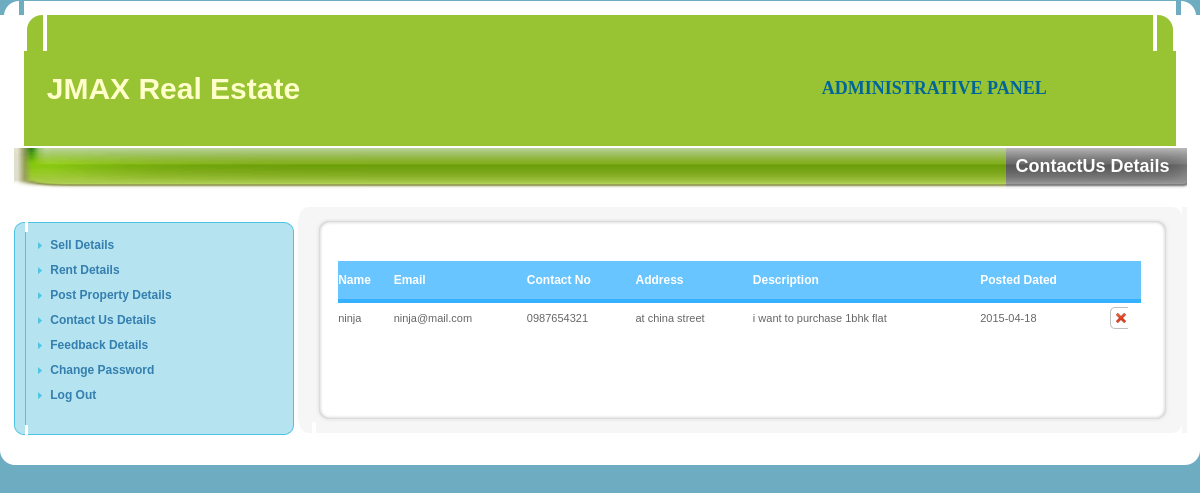
The app's page /admin/Contactus.php with its own data.
### tables this page shows
CREATE TABLE IF NOT EXISTS `contactus` (
  `ContactId` int(10) NOT NULL AUTO_INCREMENT,
  `Name` varchar(40) DEFAULT NULL,
  `Address` varchar(500) DEFAULT NULL,
  `CellNo` varchar(15) DEFAULT NULL,
  `EmailId` varchar(100) DEFAULT NULL,
  `Descraption` varchar(500) DEFAULT NULL,
  `dt_tim` date NOT NULL,
  PRIMARY KEY (`ContactId`)
);

### admin/Contactus.php (the view, shortened to what this page needs)
<?php
	$limit = 10;
	$page = $_GET['page'];
	if($page)
		$start = ($page - 1) * $limit;
	else
		$start = 0;
	$sql = "SELECT * FROM contactus order by dt_tim desc LIMIT $start, $limit";
	$result = mysql_query($sql);
	$pagination = "";
 ?>
<!DOCTYPE html PUBLIC "-//W3C//DTD XHTML 1.0 Transitional//EN" "http://www.w3.org/TR/xhtml1/DTD/xhtml1-transitional.dtd">
<html xmlns="http://www.w3.org/1999/xhtml">
<head>
<link href="style.css" rel=stylesheet type=text/css>
</head>
<body bgcolor="#FFFFFF" topmargin="0" leftmargin="0" class="body">
<table width="100%" border="0" cellpadding="0" cellspacing="0">
  <tr>
    <td><table width="100%" border="0" align="center" cellpadding="0" cellspacing="0">
      <?php include "header.php" ?>
      <tr>
        <td bgcolor="#FFFFFF"><table width="100%" border="0" cellpadding="0" cellspacing="0" bgcolor="#FFFFFF">
            <tr>
              <td width="14">&nbsp;</td>
              <td><table border="0" cellpadding="0" cellspacing="0" width="100%">
                  <tr>
                    <td width="50"><img id="layoyt_5" src="images/layoyt_14.gif" width="351" height="41" alt="" /></td>
                    <td width="715" class="menubar">&nbsp;</td>
                    <td width="203" background="images/layoyt_20.gif" class="menubar2"> ContactUs Details
</td>
                  </tr>
              </table></td>
              <td width="13">&nbsp;</td>
            </tr>
            <tr>
              <td>&nbsp;</td>
              <td>&nbsp;</td>
              <td>&nbsp;</td>
            </tr>
          <tr>
              <td>&nbsp;</td>
            <td><table width="100%" border="0" cellpadding="0" cellspacing="0">
                  <tr>
                    <td width="24%" height="243" valign="middle"><?php include"menu.php";?></td>
                    <td width="0%">&nbsp;</td>
                    <td width="76%" align="left" valign="top">
<form name="frmform" method="POST" action="" onSubmit="return onSubmitForm();">
                    <table width="100%" border="0" cellpadding="0" cellspacing="0" bgcolor="#F6F6F6">
                        <tr>
                          <td width="2%"><img src="images/layoyt_32.gif" alt="Corner1" name="layoyt_12" width="14" height="12" id="layoyt_12" /></td>
                          <td width="96%" bgcolor="#F6F6F6"><img src="images/spacer.gif" width="1" height="1" /></td>
                          <td width="2%"><img id="layoyt_84" src="images/layoyt_34.gif" width="13" height="12" alt="Corner2" /></td>
                        </tr>
                        <tr>
                          <td bgcolor="#F6F6F6">&nbsp;</td>
                          <td bgcolor="#F6F6F6"><table width="100%" border="0" cellpadding="0" cellspacing="0" bgcolor="#FFFFFF">
                              <tr>
                                <td width="2%"><img id="layoyt_87" src="images/layoyt_42.gif" width="19" height="16" alt="corner1" /></td>
                                <td width="96%" background="images/layoyt_44.gif"><img src="images/spacer.gif" width="1" height="1" /></td>
                                <td width="2%"><img id="layoyt_88" src="images/layoyt_47.gif" width="17" height="16" alt="Corner2" /></td>
                              </tr>
                              <tr>
                                <td background="images/layoyt_53.gif">&nbsp;</td>
                                <td valign="middle"><table width="100%" border="0">
                                    <tr>
                                      <td width="40%" height="9"><table border="0" cellpadding="0" cellspacing="0" width="100%">
                                        <tr>
                                          <td width="20">&nbsp;</td>
                                          <td width="20">&nbsp;</td>
                                          <td width="24">&nbsp;</td>
                                          <td width="20">&nbsp;</td>
                                          <td width="59">&nbsp;</td>
                                          <td>&nbsp;</td>
                                        </tr>
                                      </table></td>
                                      <td colspan="2">&nbsp;</td>
                                      <td width="49%" align="right">
<a href="addEuro.php"></a></td>
                                    </tr>
                                    <tr>
                                      <td colspan="4" align="left" valign="top"><img src="images/spacer.gif" alt="Spacer" width="1" height="1" />
                                        <table  width="100%" cellspacing="0" cellpadding="0">
                                          <tr>
                                            <td width="15%" class="txtb1">Name</td>
											 <td width="29%" class="txtb1">Email </td>
                                             <td width="14%" class="txtb1">Contact No </td>
                                             <td width="13%" class="txtb1"> Address </td>
                                             <td width="11%" class="txtb1">Description</td>
                                             <td width="8%" class="txtb1"><p>Posted Dated </p></td>
                                            <td width="7%" class="txtb1">&nbsp;</td>
                                          </tr>
										 <?php
										 $i=1;
										 while($row = mysql_fetch_array($result))
														{
	 												?>
                                          <tr>
                                            <td class="txt-tb1"><?php echo $row[Name];?> </td>
											 <td class="txt-tb1"><?php echo $row[EmailId];?></td>
											 <td class="txt-tb1"><?php echo $row[CellNo];?></td>
											  <td class="txt-tb1"><?php echo $row[Address];?></td>
							<td class="txt-tb1"><?php echo $row[Descraption];?></td>
							<td class="txt-tb1"><?php echo $row[dt_tim];?></td>
							<td class="txt-tb1"><a href="Contactus.php?mode=DEL&Id=<?php print $row[ContactId]; ?>"><img src="layoyt_butt_white_delete.gif" alt="DElET" border="0" width="18" height="22" /></a></td>
                                            <td width="1%" class="txt-tb1"></td>
                                          </tr>
										  <?php $i++; }?>
                                        </table></td>
                                    </tr>
                                    <tr>
                                      <td colspan="4">&nbsp;</td>
                                    </tr>
                                    <tr>
                                      <td>&nbsp;</td>
                                      <td colspan="2">&nbsp;</td>
                                      <td align="left"><?php echo $pagination; ?>                                      </td>
                                    </tr>
                                    <tr>
                                      <td colspan="4"></td>
                                    </tr>
                                    <tr>
                                      <td colspan="2">&nbsp;</td>
                                      <td colspan="2">&nbsp;</td>
                                    </tr>
                                  </table>
                                  </td>
                                <td background="images/layoyt_55.gif">&nbsp;</td>
                              </tr>
                              <tr>
                                <td><img id="layoyt_89" src="images/layoyt_68.gif" width="19" height="16" alt="Corner3" /></td>
                                <td background="images/layoyt_69.gif"><img src="images/spacer.gif" width="1" height="1" /></td>
                                <td><img id="layoyt_90" src="images/layoyt_72.gif" width="17" height="16" alt="Corner4" /></td>
                              </tr>
                          </table></td>
                          <td bgcolor="#F6F6F6">&nbsp;</td>
                        </tr>
                        <tr>
                          <td bgcolor="#FFFFFF"><img id="layoyt_85" src="images/layoyt_76.gif" width="14" height="11" alt="Corner3" /></td>
                          <td><img src="images/spacer.gif" width="1" height="1" /></td>
                          <td><img id="layoyt_86" src="images/layoyt_77.gif" width="13" height="11" alt="Corner4" /></td>
                        </tr>
                    </table>
                    </form>
                    </td>
                  </tr>
              </table></td>
            <td>&nbsp;</td>
          </tr>
        </table></td>
      </tr>
      <tr>
        <td bgcolor="#FFFFFF"><table width="100%" border="0" cellpadding="0" cellspacing="0">
          <tr>
            <td width="1%"><img src="images/layoyt_78.gif" width="13" height="15" /></td>
            <td width="98%"><img src="images/spacer.gif" width="1" height="1" /></td>
            <td width="1%"><img src="images/layoyt_81.gif" width="15" height="15" /></td>
          </tr>
        </table></td>
      </tr>
    </table></td>
</tr>
    </table>
</body>
</html>

### admin/style.css (style rules this page uses)
.body { background-color:#6EACC2; }
.menubar { height:41px;background-image: url('images/layoyt_18.gif'); background-color:#FFFFFF; background-repeat:repeat-x; background-position: center top; }
.menubar2 { Width:191px; background-image: url('images/layoyt_20.gif'); background-color:#FFFFFF; background-repeat:repeat-x; background-position: center top; font-family:Arial,verdana,ms sans serif; font-size: 18px; font-weight:bold; color:#FFFFFF; text-align: left; text-indent: 10px; clip: rect(auto,auto,auto,auto); padding-bottom: 4px; }
.txtb1 { font-family: Arial, Helvetica, sans-serif; font-size: 12px; font-style: normal; line-height: normal; font-weight: bold; font-variant: normal; text-transform: none; color: #FFFFFF; text-decoration: none; background-color: #69C5FF; border-top-width: 4px; border-right-width: 4px; border-bottom-width: 4px; border-left-width: 4px; border-bottom-style: solid; border-top-color: #35B1FF; border-right-color: #35B1FF; border-bottom-color: #35B1FF; border-left-color: #35B1FF; height: 30px; width: auto; }
.txt-tb1 { font-family: Arial, Helvetica, sans-serif; font-size: 11px; font-style: normal; font-weight: normal; font-variant: normal; color: #666666; border-bottom-style: none; height: 30px; }
.txt-tb1 A { color:#666666; text-decoration:none; border-top-width: 0px; border-right-width: 0px; border-bottom-width: 0px; border-left-width: 0px; border-top-style: none; border-right-style: none; border-bottom-style: none; border-left-style: none; }

### records on screen
contactus: Name "ninja", EmailId "ninja@mail.com", CellNo "0987654321", Address "at china street", Descraption "i want to purchase 1bhk flat", dt_tim "2015-04-18"
